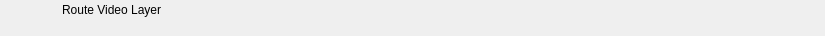
<?xml version="1.0" encoding="UTF-8"?>
<ui version="4.0">
 <class>RundownRouteVideolayerWidget</class>
 <widget class="QWidget" name="RundownRouteVideolayerWidget">
  <property name="geometry">
   <rect>
    <x>0</x>
    <y>0</y>
    <width>825</width>
    <height>36</height>
   </rect>
  </property>
  <property name="styleSheet">
   <string notr="true"/>
  </property>
  <layout class="QHBoxLayout" name="horizontalLayout">
   <property name="spacing">
    <number>0</number>
   </property>
   <property name="margin">
    <number>0</number>
   </property>
   <item>
    <widget class="QFrame" name="frameItem">
     <property name="sizePolicy">
      <sizepolicy hsizetype="Preferred" vsizetype="Fixed">
       <horstretch>0</horstretch>
       <verstretch>0</verstretch>
      </sizepolicy>
     </property>
     <property name="minimumSize">
      <size>
       <width>0</width>
       <height>36</height>
      </size>
     </property>
     <widget class="QLabel" name="labelIcon">
      <property name="geometry">
       <rect>
        <x>22</x>
        <y>2</y>
        <width>32</width>
        <height>32</height>
       </rect>
      </property>
      <property name="text">
       <string/>
      </property>
      <property name="pixmap">
       <pixmap resource="../Widgets.qrc">:/Graphics/Images/RouteVideolayer.png</pixmap>
      </property>
      <property name="scaledContents">
       <bool>true</bool>
      </property>
     </widget>
     <widget class="QLabel" name="labelLabel">
      <property name="geometry">
       <rect>
        <x>62</x>
        <y>2</y>
        <width>5000</width>
        <height>16</height>
       </rect>
      </property>
      <property name="text">
       <string>Route Video Layer</string>
      </property>
     </widget>
     <widget class="QLabel" name="labelChannel">
      <property name="geometry">
       <rect>
        <x>0</x>
        <y>0</y>
        <width>0</width>
        <height>0</height>
       </rect>
      </property>
      <property name="text">
       <string></string>
      </property>
     </widget>
     <widget class="QLabel" name="labelVideolayer">
      <property name="geometry">
       <rect>
        <x>140</x>
        <y>19</y>
        <width>40</width>
        <height>16</height>
       </rect>
      </property>
      <property name="text">
       <string></string>
      </property>
     </widget>
     <widget class="QLabel" name="labelColor">
      <property name="geometry">
       <rect>
        <x>0</x>
        <y>0</y>
        <width>18</width>
        <height>36</height>
       </rect>
      </property>
      <property name="text">
       <string/>
      </property>
     </widget>
     <widget class="QLabel" name="labelGroupColor">
      <property name="geometry">
       <rect>
        <x>0</x>
        <y>0</y>
        <width>6</width>
        <height>36</height>
       </rect>
      </property>
      <property name="text">
       <string/>
      </property>
     </widget>
     <widget class="QLabel" name="labelDevice">
      <property name="geometry">
       <rect>
        <x>62</x>
        <y>19</y>
        <width>75</width>
        <height>16</height>
       </rect>
      </property>
      <property name="text">
       <string></string>
      </property>
     </widget>
     <widget class="QLabel" name="labelDelay">
      <property name="geometry">
       <rect>
        <x>185</x>
        <y>19</y>
        <width>55</width>
        <height>16</height>
       </rect>
      </property>
      <property name="text">
       <string></string>
      </property>
     </widget>
     <widget class="QLabel" name="labelRemoteTriggerId">
      <property name="geometry">
       <rect>
        <x>245</x>
        <y>19</y>
        <width>70</width>
        <height>16</height>
       </rect>
      </property>
      <property name="text">
       <string></string>
      </property>
     </widget>
    </widget>
   </item>
   <item>
    <widget class="QFrame" name="frameStatus">
     <property name="minimumSize">
      <size>
       <width>77</width>
       <height>0</height>
      </size>
     </property>
     <property name="maximumSize">
      <size>
       <width>77</width>
       <height>16777215</height>
      </size>
     </property>
     <widget class="QLabel" name="labelGpiConnected">
      <property name="geometry">
       <rect>
        <x>1</x>
        <y>2</y>
        <width>32</width>
        <height>32</height>
       </rect>
      </property>
      <property name="minimumSize">
       <size>
        <width>32</width>
        <height>32</height>
       </size>
      </property>
      <property name="maximumSize">
       <size>
        <width>32</width>
        <height>32</height>
       </size>
      </property>
      <property name="lineWidth">
       <number>0</number>
      </property>
      <property name="text">
       <string/>
      </property>
      <property name="pixmap">
       <pixmap resource="../Widgets.qrc">:/Graphics/Images/GpiConnected.png</pixmap>
      </property>
      <property name="scaledContents">
       <bool>true</bool>
      </property>
     </widget>
     <widget class="QLabel" name="labelDisconnected">
      <property name="geometry">
       <rect>
        <x>32</x>
        <y>2</y>
        <width>32</width>
        <height>32</height>
       </rect>
      </property>
      <property name="minimumSize">
       <size>
        <width>32</width>
        <height>32</height>
       </size>
      </property>
      <property name="maximumSize">
       <size>
        <width>32</width>
        <height>32</height>
       </size>
      </property>
      <property name="text">
       <string/>
      </property>
      <property name="pixmap">
       <pixmap resource="../Widgets.qrc">:/Graphics/Images/Disconnected.png</pixmap>
      </property>
      <property name="scaledContents">
       <bool>true</bool>
      </property>
     </widget>
     <widget class="QLabel" name="labelActiveColor">
      <property name="geometry">
       <rect>
        <x>69</x>
        <y>0</y>
        <width>8</width>
        <height>36</height>
       </rect>
      </property>
      <property name="minimumSize">
       <size>
        <width>8</width>
        <height>36</height>
       </size>
      </property>
      <property name="maximumSize">
       <size>
        <width>8</width>
        <height>36</height>
       </size>
      </property>
      <property name="text">
       <string/>
      </property>
     </widget>
    </widget>
   </item>
  </layout>
 </widget>
 <resources>
  <include location="../Widgets.qrc"/>
 </resources>
 <connections/>
 <slots>
  <slot>addToCombo()</slot>
 </slots>
</ui>
